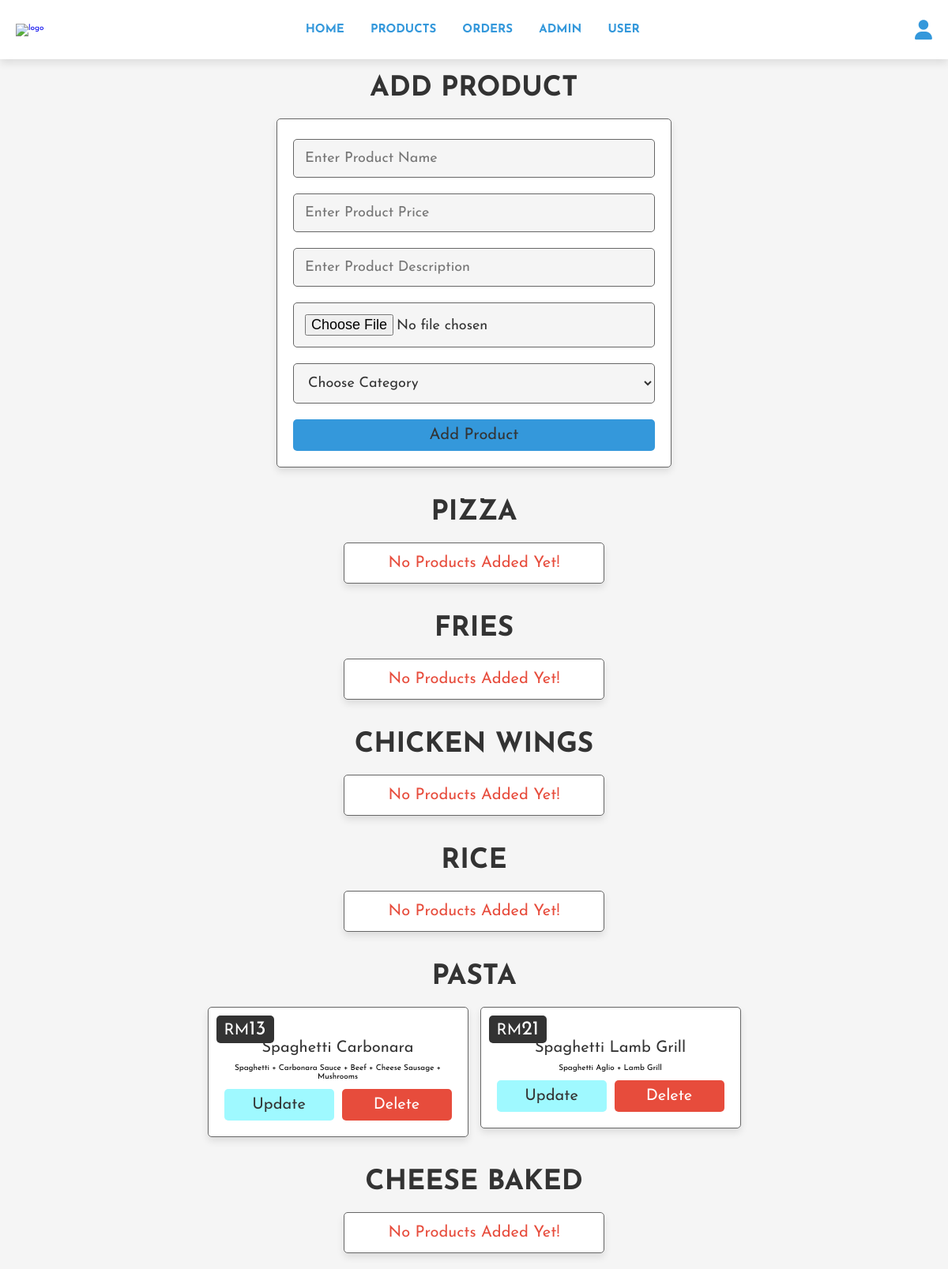
The page /admin_products.php (signed in) on the database its author committed.
### tables this page shows
CREATE TABLE `products` (
  `id` int(100) NOT NULL,
  `name` varchar(100) NOT NULL,
  `price` int(10) NOT NULL,
  `image` varchar(100) NOT NULL,
  `category` varchar(20) NOT NULL,
  `desc` varchar(255) NOT NULL
);

### admin_products.php (the view, shortened to what this page needs)
<?php
include 'config.php';
?>
<!DOCTYPE html>
<html lang="en">
<head>
   <link rel="stylesheet" href="https://cdnjs.cloudflare.com/ajax/libs/font-awesome/6.1.1/css/all.min.css">
   <link rel="stylesheet" href=" admin_style.css">
</head>
<body style="background-image: url('<?php echo './images/pizzabg2.jpg'; ?>'); background-size: cover; background-position: center;">
<?php include 'admin_header.php' ?>
<section class="add-products">
   <h1 class="heading">add product</h1>
   <form action="" method="post" enctype="multipart/form-data">
      <input type="text" class="box" required maxlength="100" placeholder="Enter Product Name" name="name">
      <input type="number" min="0" class="box" required max="9999999999" placeholder="Enter Product Price" onkeypress="if(this.value.length == 10) return false;" name="price">
      <input type="text" class="box" required maxlength="100" placeholder="Enter Product Description" name="desc">
      <input type="file" name="image" accept="image/jpg, image/jpeg, image/png" class="box" required>
      <select name="category" class="box" id="category">
               <option disabled selected>Choose Category</option>
      </select>
      <input type="submit" value="add product" class="btn" name="add_product">
   </form>
</section>
<section class="show-products">
   <h1 class="heading">Pizza</h1>
   <div class="box-container">
   <?php
      $select_products = $conn->prepare("SELECT * FROM `products` where category = 'Pizza'");
      $select_products->execute();
      if($select_products->rowCount() > 0){
         while($fetch_products = $select_products->fetch(PDO::FETCH_ASSOC)){
   ?>
   <div class="box">
      <div class="price">RM<span><?= $fetch_products['price']; ?></span></div>
      <img src="images/images/<?= $fetch_products['image']; ?>" alt="">
      <div class="name"><?= $fetch_products['name']; ?></div>
      <div class="desc"><?= $fetch_products['desc']; ?></div>
      <div class="flex-btn">
         <a href="admin_product_update.php?update=<?= $fetch_products['id']; ?>" class="option-btn">update</a>
         <a href="admin_products.php?delete=<?= $fetch_products['id']; ?>" class="delete-btn" onclick="return confirm('delete this product?');">delete</a>
      </div>
   </div>
   <?php
         }
      }else{
         echo '<p class="empty">no products added yet!</p>';
      }
   ?>
   </div>
<div ckass="pad" style="padding-top: 4rem;">
   <h1 class="heading">Fries</h1>
<div class="box-container">
<?php
   $select_products = $conn->prepare("SELECT * FROM `products` where category = 'Fries'");
   $select_products->execute();
   if($select_products->rowCount() > 0){
      while($fetch_products = $select_products->fetch(PDO::FETCH_ASSOC)){
?>
<div class="box">
   <div class="price">RM<span><?= $fetch_products['price']; ?></span></div>
   <img src="images/images/<?= $fetch_products['image']; ?>" alt="">
   <div class="name"><?= $fetch_products['name']; ?></div>
   <div class="desc"><?= $fetch_products['desc']; ?></div>
   <div class="flex-btn">
      <a href="admin_product_update.php?update=<?= $fetch_products['id']; ?>" class="option-btn">update</a>
      <a href="admin_products.php?delete=<?= $fetch_products['id']; ?>" class="delete-btn" onclick="return confirm('delete this product?');">delete</a>
   </div>
</div>
<?php
      }
   }else{
      echo '<p class="empty">no products added yet!</p>';
   }
?>
</div>
</div>
<div ckass="pad" style="padding-top: 4rem;">
   <h1 class="heading">Chicken Wings</h1>
<div class="box-container">
<?php
   $select_products = $conn->prepare("SELECT * FROM `products` where category = 'Chicken Wings'");
   $select_products->execute();
   if($select_products->rowCount() > 0){
      while($fetch_products = $select_products->fetch(PDO::FETCH_ASSOC)){
?>
<div class="box">
   <div class="price">RM<span><?= $fetch_products['price']; ?></span></div>
   <img src="images/images/<?= $fetch_products['image']; ?>" alt="">
   <div class="name"><?= $fetch_products['name']; ?></div>
   <div class="desc"><?= $fetch_products['desc']; ?></div>
   <div class="flex-btn">
      <a href="admin_product_update.php?update=<?= $fetch_products['id']; ?>" class="option-btn">update</a>
      <a href="admin_products.php?delete=<?= $fetch_products['id']; ?>" class="delete-btn" onclick="return confirm('delete this product?');">delete</a>
   </div>
</div>
<?php
      }
   }else{
      echo '<p class="empty">no products added yet!</p>';
   }
?>
</div>
</div>
<div ckass="pad" style="padding-top: 4rem;">
   <h1 class="heading">Rice</h1>
<div class="box-container">
<?php
   $select_products = $conn->prepare("SELECT * FROM `products` where category = 'Rice'");
   $select_products->execute();
   if($select_products->rowCount() > 0){
      while($fetch_products = $select_products->fetch(PDO::FETCH_ASSOC)){
?>
<div class="box">
   <div class="price">RM<span><?= $fetch_products['price']; ?></span></div>
   <img src="images/images/<?= $fetch_products['image']; ?>" alt="">
   <div class="name"><?= $fetch_products['name']; ?></div>
   <div class="desc"><?= $fetch_products['desc']; ?></div>
   <div class="flex-btn">
      <a href="admin_product_update.php?update=<?= $fetch_products['id']; ?>" class="option-btn">update</a>
      <a href="admin_products.php?delete=<?= $fetch_products['id']; ?>" class="delete-btn" onclick="return confirm('delete this product?');">delete</a>
   </div>
</div>
<?php
      }
   }else{
      echo '<p class="empty">no products added yet!</p>';
   }
?>
</div>
</div>
<div ckass="pad" style="padding-top: 4rem;">
   <h1 class="heading">Pasta</h1>
<div class="box-container">
<?php
   $select_products = $conn->prepare("SELECT * FROM `products` where category = 'Pasta'");
   $select_products->execute();
   if($select_products->rowCount() > 0){
      while($fetch_products = $select_products->fetch(PDO::FETCH_ASSOC)){
?>
<div class="box">
   <div class="price">RM<span><?= $fetch_products['price']; ?></span></div>
   <div class="name"><?= $fetch_products['name']; ?></div>
   <div class="desc"><?= $fetch_products['desc']; ?></div>
   <div class="flex-btn">
      <a href="admin_product_update.php?update=<?= $fetch_products['id']; ?>" class="option-btn">update</a>
      <a href="admin_products.php?delete=<?= $fetch_products['id']; ?>" class="delete-btn" onclick="return confirm('delete this product?');">delete</a>
   </div>
</div>
<?php
      }
   }else{
      echo '<p class="empty">no products added yet!</p>';
   }
?>
</div>
</div>
<div ckass="pad" style="padding-top: 4rem;">
   <h1 class="heading">Cheese Baked</h1>
<div class="box-container">
<?php
   $select_products = $conn->prepare("SELECT * FROM `products` where category = 'Cheese Bake'");
   $select_products->execute();
   if($select_products->rowCount() > 0){
      while($fetch_products = $select_products->fetch(PDO::FETCH_ASSOC)){
?>
<div class="box">
   <div class="price">RM<span><?= $fetch_products['price']; ?></span></div>
   <img src="images/images/<?= $fetch_products['image']; ?>" alt="">
   <div class="name"><?= $fetch_products['name']; ?></div>
   <div class="desc"><?= $fetch_products['desc']; ?></div>
   <div class="flex-btn">
      <a href="admin_product_update.php?update=<?= $fetch_products['id']; ?>" class="option-btn">update</a>
      <a href="admin_products.php?delete=<?= $fetch_products['id']; ?>" class="delete-btn" onclick="return confirm('delete this product?');">delete</a>
   </div>
</div>
<?php
      }
   }else{
      echo '<p class="empty">no products added yet!</p>';
   }
?>
</div>
</div>
</section>
</body>
</html>

### admin_style.css (style rules this page uses)
:root { --blue:#f03030; --red:#e74c3c; --light-blue:#f39c12; --blue:#3498db; --light-blue:#9ff9ff; --black:#333; --white:#fff; --light-bg:#f5f5f5; --light-color:#666; --border:.1rem solid var(--light-color); --box-shadow:0 .5rem 1rem rgba(0,0,0,.1); }
* { font-family: 'Josefin Sans', sans-serif; margin:0; padding:0; box-sizing: border-box; outline: none; border:none; text-decoration: none; transition: .2s linear; }
html { font-size: 62.5%; overflow-x: hidden; scroll-behavior: smooth; scroll-padding-top: 7rem; }
body { background: var(--light-bg); }
section { padding:2rem; margin:0 auto; max-width: 1200px; }
.heading { text-align: center; margin-bottom: 2rem; font-size: 3.5rem; color:var(--black); text-transform: uppercase; }
.delete-btn, .option-btn, .btn { display: block; width: 100%; margin-top: 1rem; border-radius: .5rem; padding:1rem 3rem; font-size: 2rem; color:var(--white); cursor: pointer; text-transform: capitalize; text-align: center; }
.btn { background-color: var(--blue); color: var(--black); }
.delete-btn { background-color: var(--red); }
.option-btn { background-color: var(--light-blue); color: var(--black); }
.flex-btn { display: flex; gap:1rem; }
.empty { padding:1.5rem; background: var(--white); color:var(--red); border-radius: .5rem; border:var(--border); font-size: 2rem; text-align: center; box-shadow: var(--box-shadow); text-transform: capitalize; }
.add-products form { max-width: 50rem; margin:0 auto; background-color: var(--white); border-radius: .5rem; box-shadow: var(--box-shadow); padding:2rem; border:var(--border); padding-top: 1.5rem; }
.add-products form .box { width: 100%; padding:1.4rem; font-size: 1.8rem; color:var(--black); border-radius: .5rem; border:var(--border); background-color: var(--light-bg); margin:1rem 0; }
.show-products .box-container { display: grid; grid-template-columns: repeat(auto-fit, 33rem); gap:1.5rem; align-items: flex-start; justify-content: center; }
.show-products .box-container .box { padding:2rem; text-align: center; border-radius: .5rem; border:var(--border); background-color: var(--white); box-shadow: var(--box-shadow); position: relative; }
.show-products .box-container .box .price { position: absolute; top:1rem; left:1rem; border-radius: .5rem; background-color: var(--black); color:var(--white); padding:.5rem 1rem; font-size: 2rem; }
.show-products .box-container .box .price span { font-size: 2.5rem; }
.show-products .box-container .box .name { margin:1rem 0; font-size: 2rem; color:var(--black); }

### rows shown on the page
products: price "13", name "Spaghetti Carbonara", desc "Spaghetti + Carbonara Sauce + Beef + Cheese Sausage + Mushrooms"
products: price "21", name "Spaghetti Lamb Grill", desc "Spaghetti Aglio + Lamb Grill"
